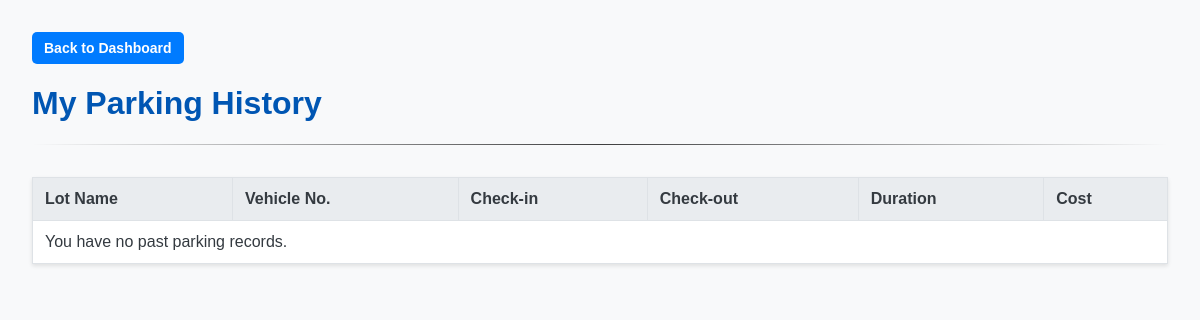
Before: /history (signed in) with the older database file.
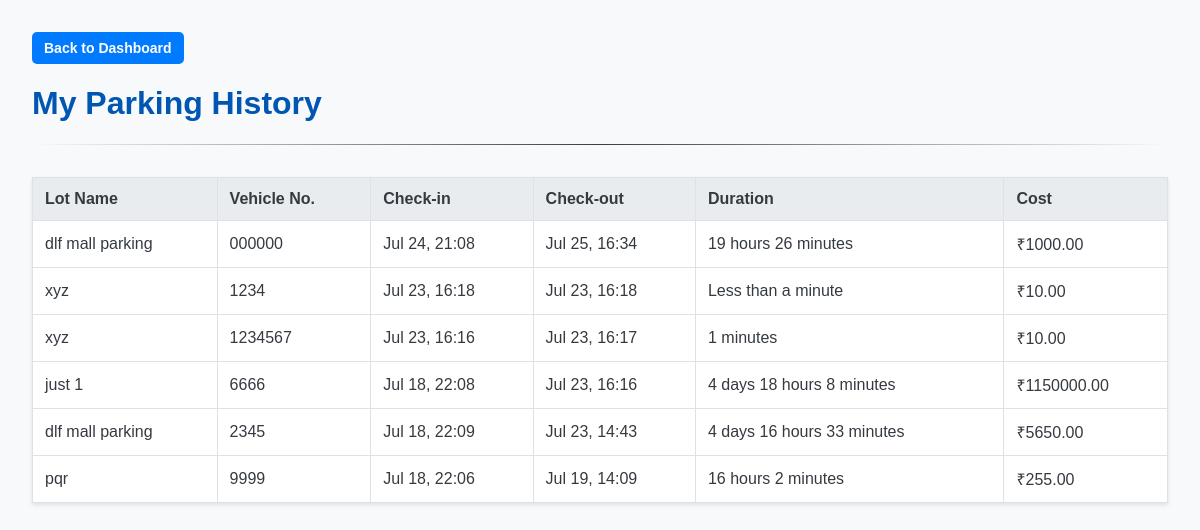
After: the same page with the newer database file.
### models/models.py (models this page shows)
class Booking(db.Model):
    __tablename__ = 'bookings'
    id = db.Column(db.Integer, primary_key=True)
    vehicle_number = db.Column(db.String(20), nullable=False)
    check_in_time = db.Column(db.DateTime, nullable=False, default=datetime.utcnow)
    check_out_time = db.Column(db.DateTime, nullable=True)
    total_cost = db.Column(db.Float, nullable=True)
    user_id = db.Column(db.Integer, db.ForeignKey('users.id'), nullable=False)
    spot_id = db.Column(db.Integer, db.ForeignKey('parking_spots.id'), nullable=False)

class ParkingLot(db.Model):
    __tablename__ = 'parking_lots'
    id = db.Column(db.Integer, primary_key=True)
    name = db.Column(db.String(100), nullable=False)
    address = db.Column(db.String(200), nullable=False)
    pincode = db.Column(db.String(10), nullable=False)
    price_per_hour = db.Column(db.Float, nullable=False)
    capacity = db.Column(db.Integer, nullable=False)
    spots = db.relationship('ParkingSpot', backref='parking_lot', lazy=True, cascade="all, delete-orphan")

### app.py (the view)
@app.route('/history')
def user_history():
    user_id = session.get('user_id')
    if not user_id:
        return redirect(url_for('login'))
    completed_bookings = Booking.query.filter(Booking.user_id == user_id,Booking.check_out_time.isnot(None)).order_by(Booking.check_out_time.desc()).all()
    for booking in completed_bookings:
        booking.duration_str = format_duration(booking)
    return render_template('user_history.html', bookings=completed_bookings)

### app.py (called while the page is built)
def format_duration(booking):
    if not (booking.check_out_time and booking.check_in_time):
        return "N/A"
    delta = booking.check_out_time - booking.check_in_time
    total_seconds = delta.total_seconds()
    days, remainder = divmod(total_seconds, (24*60*60))
    hours, remainder = divmod(remainder, (60*60))
    minutes, remainder = divmod(remainder, 60)
    parts = ""
    if days > 0:
        parts += (f"{int(days)} days ")
    if hours > 0:
        parts += (f"{int(hours)} hours ")
    if minutes > 0:
        parts += (f"{int(minutes)} minutes")
    if parts:
        return parts
    else:
        return "Less than a minute"

### templates/user_history.html (shortened to what this page needs)
<!DOCTYPE html>
<html lang="en">
<head>
    <link rel="stylesheet" href="{{ url_for('static', filename='css/styles.css') }}">
</head>
<body>
    <div>
        <a href="{{ url_for('user_dashboard') }}" class="btn btn-primary"> Back to Dashboard</a>
    </div>
    <h1>My Parking History</h1>
    <hr>
    <table>
        <thead>
            <tr>
                <th>Lot Name</th>
                <th>Vehicle No.</th>
                <th>Check-in</th>
                <th>Check-out</th>
                <th>Duration</th>
                <th>Cost</th>
            </tr>
        </thead>
        <tbody>
            {% for booking in bookings %}
            <tr>
                <td>{{ booking.parking_spot.parking_lot.name }}</td>
                <td>{{ booking.vehicle_number }}</td>
                <td>{{ booking.check_in_time.strftime('%b %d, %H:%M') }}</td>
                <td>{{ booking.check_out_time.strftime('%b %d, %H:%M') }}</td>
                <td>{{ booking.duration_str }}</td>
                <td>₹{{ '%.2f'|format(booking.total_cost) }}</td>
            </tr>
            {% else %}
            <tr>
                <td colspan="6">You have no past parking records.</td>
            </tr>
            {% endfor %}
        </tbody>
    </table>
</body>
</html>

Changed rows visible on the page:
added Booking: parking_spot.parking_lot.name "dlf mall parking", vehicle_number "000000", check_in_time "Jul 24, 21:08", check_out_time "Jul 25, 16:34", duration_str "19 hours 26 minutes", total_cost "1000.00"
added Booking: parking_spot.parking_lot.name "xyz", vehicle_number "1234", check_in_time "Jul 23, 16:18", check_out_time "Jul 23, 16:18", duration_str "Less than a minute", total_cost "10.00"
added Booking: parking_spot.parking_lot.name "xyz", vehicle_number "1234567", check_in_time "Jul 23, 16:16", check_out_time "Jul 23, 16:17", duration_str "1 minutes", total_cost "10.00"
now on this page (row edited): Booking: parking_spot.parking_lot.name "just 1", vehicle_number "6666", check_in_time "Jul 18, 22:08", check_out_time "Jul 23, 16:16", duration_str "4 days 18 hours 8 minutes", total_cost "1150000.00"
now on this page (row edited): Booking: parking_spot.parking_lot.name "dlf mall parking", vehicle_number "2345", check_in_time "Jul 18, 22:09", check_out_time "Jul 23, 14:43", duration_str "4 days 16 hours 33 minutes", total_cost "5650.00"
now on this page (row edited): Booking: parking_spot.parking_lot.name "pqr", vehicle_number "9999", check_in_time "Jul 18, 22:06", check_out_time "Jul 19, 14:09", duration_str "16 hours 2 minutes", total_cost "255.00"
Other visible differences:
text no longer shown: "You have no past parking records."
